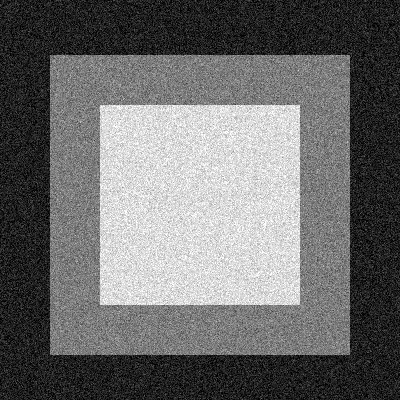
#> input picture 23_restoration/images/Noisy_Pattern.bmp, 400 x 400 px, found by its file name
$ python 4_noise_analysis.py
#> lines starting #> are read from the running program, lines starting #| are printed output that depends on the picture; long printed decimals are rounded
import numpy as np
import cv2
import matplotlib.pyplot as plt

def histogram(f):
	if f.ndim != 3:
		hist = cv2.calcHist([f], [0], None, [256], [0,256])
		plt.plot(hist)
	else:
		color = ('b', 'g', 'r')
		for i, col in enumerate(color):
			hist = cv2.calcHist(f, [i], None, [256], [0,256])
			plt.plot(hist, color = col)
	plt.xlim([0,256])
	plt.xlabel("Intensity")
	plt.ylabel("#Intensities")
	plt.show()

f = cv2.imread("Noisy_Pattern.bmp", 0)
#> f is the input picture: shape (400, 400); min 0, max 255, mean 107.4
ROI = f[55:95, 55:95]
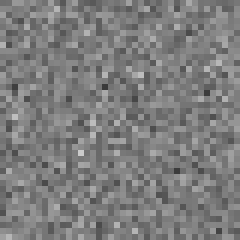
#> ROI: shape (40, 40) (shown 6 times larger); min 58, max 202, mean 125.2
histogram(ROI)
#> in histogram, `hist = cv2.calcHist([f], [0], None, [256], [0,256])`: hist = 256 values, max 40 at index 138, min 0 at index 0, mean 6.25
#> in histogram, `plt.show()`:
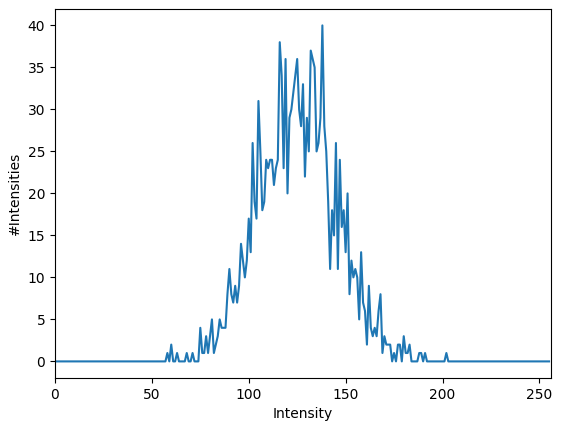
#> figure drawn by matplotlib, 1 panel; curve peaks at x = 138, y = 40
print("Sigma =", np.std(ROI))
#| Sigma = 20.261

$ run again, with 23_restoration/images/Brunch_Periodic_Noise.bmp copied over 23_restoration/images/Noisy_Pattern.bmp
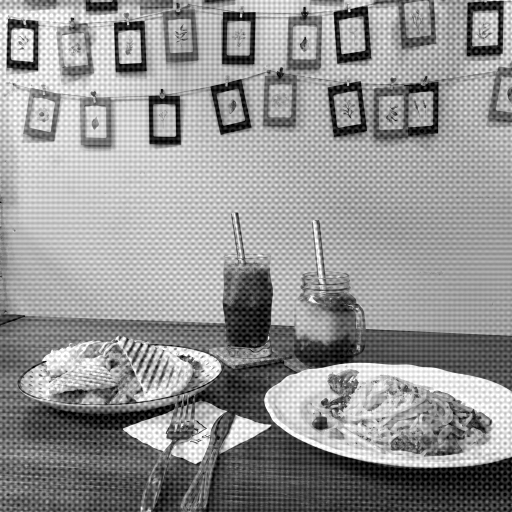
#> input picture 23_restoration/images/Brunch_Periodic_Noise.bmp, 512 x 512 px, found by its file name
#> f is the input picture: shape (512, 512); min 0, max 255, mean 148.1
#> `ROI = f[55:95, 55:95]`:
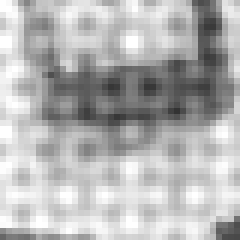
#> ROI: shape (40, 40) (shown 6 times larger); min 51, max 255, mean 179.5
#> hist = 256 values, max 28 at index 200, min 0 at index 0, mean 6.25
#> in histogram, `plt.show()`:
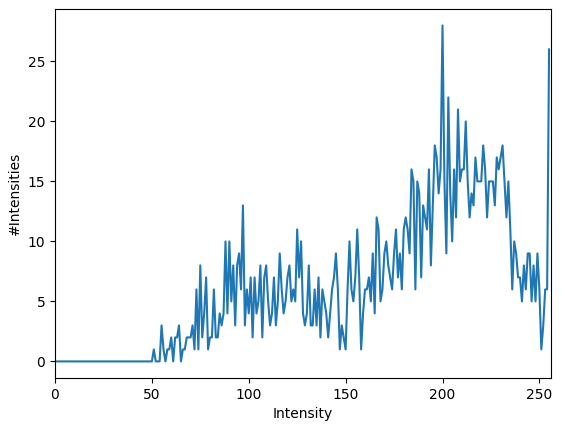
#> figure drawn by matplotlib, 1 panel; curve peaks at x = 200, y = 28
#| Sigma = 50.165
